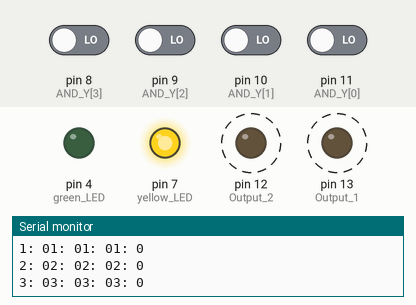
This sketch was run on a simulated Arduino Uno, built with avr-gcc and run on an emulated ATmega328P. Parts: output pins drawn as LEDs (lit = HIGH), the last lines printed to the serial monitor. Dashed ring = blinking. Inputs (shaded band) come from the test bench; at power-on: pin 8 (AND_Y[3]), pin 9 (AND_Y[2]), pin 10 (AND_Y[1]), pin 11 (AND_Y[0]) LOW.

Above: at 2.3 s.
2.4 s: pin 8 (AND_Y[3]) driven HIGH
At 4.9 s:
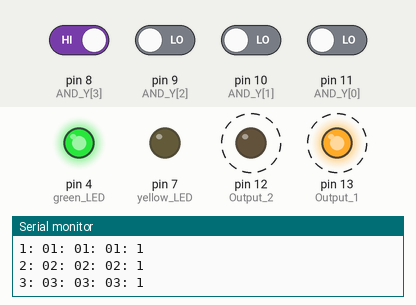
5.5 s: pin 8 (AND_Y[3]) driven LOW
At 7.9 s:
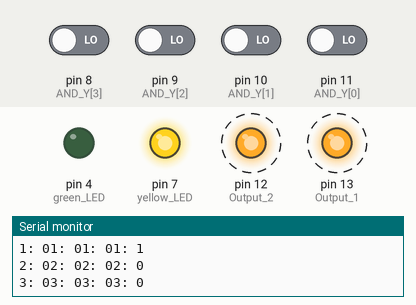
Timing chart, 0 to 14.6 s (numbered marks = the images above; inputs shaded):
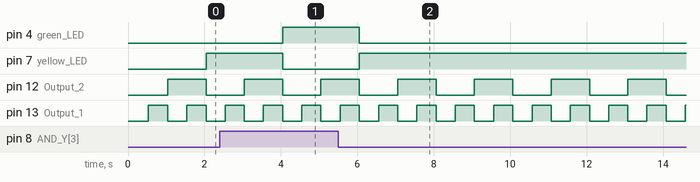

The sketch:

Capstone_Beta_2.0.ino
```cpp
/******************************
James Solonika

Portland Community College
EET 256
Spring 2015
Capstone Project

Beta v2.0
AND Tester:
*******************************/

//Includes

//Set Pin Assingments
const int yellow_LED = 7;
const int green_LED = 4;

//global temp variables
int i; //loop counter
int temp; //misc
bool good_or_bad;

//timing constants
const int delay_time = 500;

//global IO configurations
const int Output_1 = 13;
const int Output_2 = 12;
const int AND_Y[4] = {11,10,9,8};

//global logic storage
int AND_Result[4][4];

//global logic compare tables
const int AND_Good[4][4] = {
  {LOW,LOW,LOW,LOW},
  {LOW,LOW,LOW,LOW},
  {LOW,LOW,LOW,LOW},
  {HIGH,HIGH,HIGH,HIGH}
};

void setup() {

  //Misc Processes
  Serial.begin(9600);

  // Set Input Pins
  for (i  =0; i < 4; i++)
    pinMode(AND_Y[i], INPUT);

  //Set Output Pins
  pinMode(Output_1, OUTPUT);
  pinMode(Output_2, OUTPUT);

  pinMode(green_LED, OUTPUT);
  pinMode(yellow_LED, OUTPUT);

  //Initialize Outputs
  digitalWrite(green_LED, LOW);
  digitalWrite(yellow_LED, LOW);
  for (i  =0; i < 4; i++)
    digitalWrite(AND_Y[i], LOW);

  Serial.print("*********************");
  Serial.print('\n');
  Serial.print("Welcome to AND Checker.");
  Serial.print('\n');
  Serial.print("Program has begun.");
  Serial.print('\n');
  Serial.print("******************************");
  Serial.print('\n');
  Serial.print('\n');
  Serial.print('\n');
}

void loop() {

  //check all zeroes
  digitalWrite(Output_1, LOW);
  digitalWrite(Output_2, LOW);
  delay(delay_time);
  for (i=0; i < 4; i++)
    AND_Result[0][i] = digitalRead(AND_Y[i]);


  //check all 0,1
  digitalWrite(Output_1, HIGH);
  delay(delay_time);
  for (i=0; i < 4; i++)
    AND_Result[1][i] = digitalRead(AND_Y[i]);


  //check all 1,0
  digitalWrite(Output_1, LOW);
  digitalWrite(Output_2, HIGH);
  delay(delay_time);
  for (i=0; i < 4; i++)
    AND_Result[2][i] = digitalRead(AND_Y[i]);


  //check all ones
  digitalWrite(Output_1, HIGH);
  delay(delay_time);
  for (i=0; i < 4; i++)
    AND_Result[3][i] = digitalRead(AND_Y[i]);

  //chec results
  for (i = 0; i < 4; i++)
  {
    Serial.println();
    for (temp = 0; temp < 4; temp++)
    {
     Serial.print(i);
     Serial.print(": ");
     Serial.print(AND_Result[i][temp]);
     if (AND_Good[i][temp] == AND_Result[i][temp])
       good_or_bad = true;
     else
       good_or_bad = false;
    }
  };

  if (good_or_bad == true)
     {
       digitalWrite(green_LED, HIGH);
       digitalWrite(yellow_LED, LOW);
     }
     else
     {
       digitalWrite(green_LED, LOW);
       digitalWrite(yellow_LED, HIGH);
     }

}
```

Measured:
- after the input at 2.4 s, pin 4 (green_LED): LOW → HIGH after 1.6 s; pin 7 (yellow_LED): HIGH → LOW after 1.6 s
- after the input at 5.5 s, pin 4 (green_LED): HIGH → LOW after 0.56 s; pin 7 (yellow_LED): LOW → HIGH after 0.56 s
- by itself, pin 12 (Output_2): alternates HIGH for 1.0 s and LOW for 1.0 s
- by itself, pin 13 (Output_1): alternates HIGH for 0.51 s and LOW for 0.50 s
